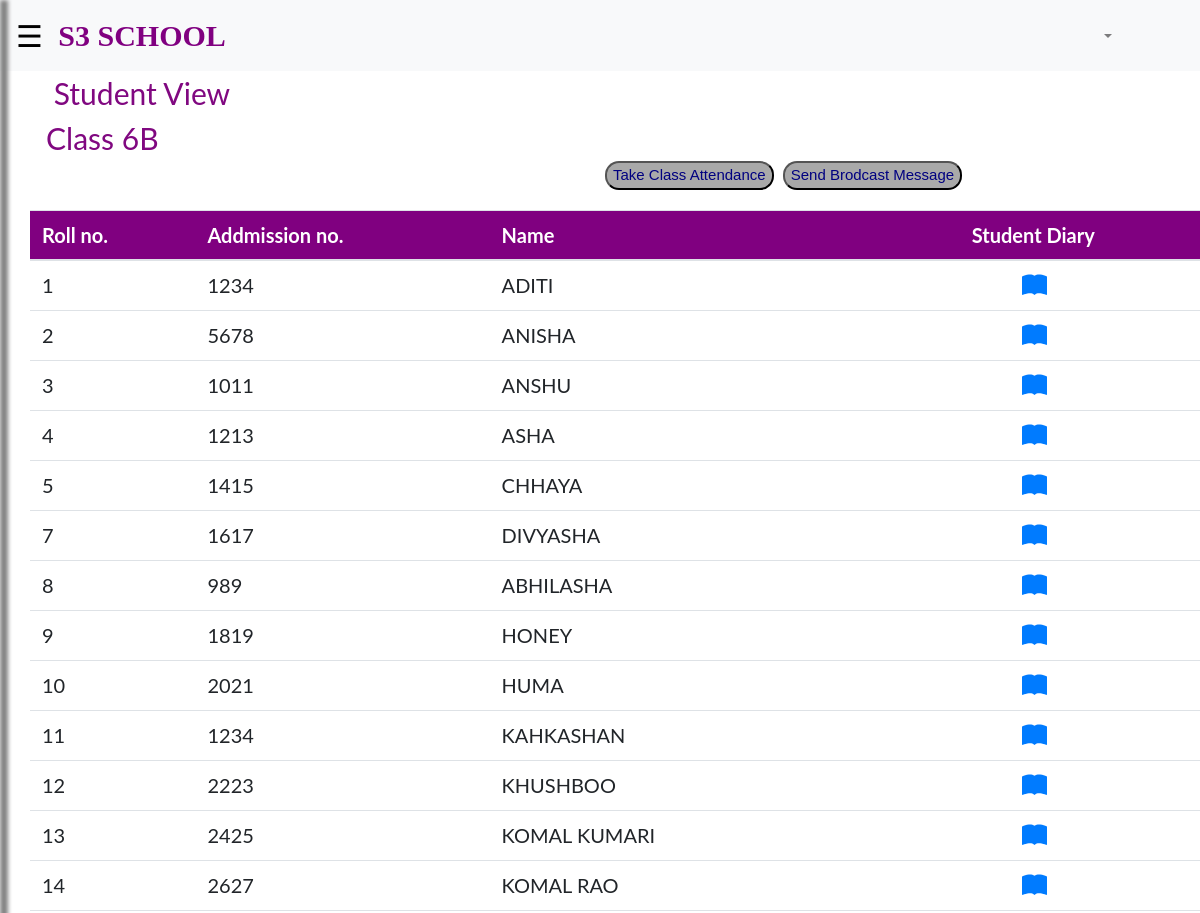
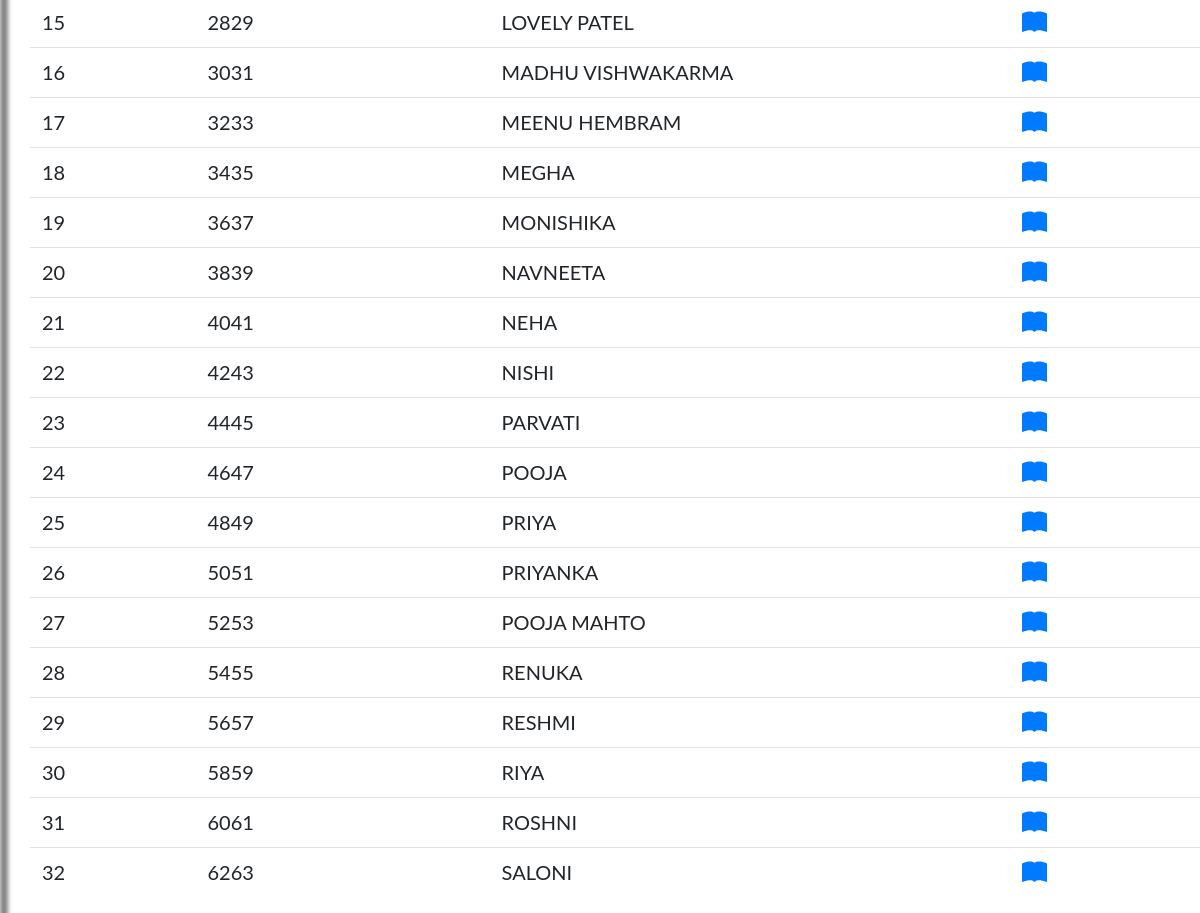
Screenshot of /classattendance.php with the database file from the repository (2 pictures, top to bottom).
### tables this page shows
CREATE TABLE `student` (
  `roll` int(11) NOT NULL,
  `addmission` int(11) NOT NULL,
  `name` text NOT NULL
);

### classattendance.php (the view, shortened to what this page needs)
<html>
    <head>
    <link rel="stylesheet" href="../bootstrap/bootstrap-4.6.0-dist/css/bootstrap.min.css">
   </head>
    <body>
    <nav class="navbar navbar-expand-lg navbar-light bg-light">
      <div><span style="font-size:30px; cursor:pointer;color: black;color: black;"
        onclick="openNav()">&#9776; &nbsp;</span></div>
        <a class="navbar-brand" href="#" style="font-size: 30px;font-family:Franklin;color:purple;"><b>S3 SCHOOL</b></a>
        <div class="collapse navbar-collapse" id="navbarSupportedContent" style="width: 100px;text-align:right;float:left;">
          <ul class="navbar-nav mr-auto">
            <li class="nav-item dropdown">
              <div style="margin-left:850px;"><a class="nav-link dropdown-toggle" href="#" id="navbarDropdown" role="button"
               data-toggle="dropdown" aria-haspopup="true" aria-expanded="false" >
              </a>
                </li></ul></div>
      </nav>
        <div><span  style="font-size:30px; cursor:pointer;color: #800880;"
            onclick="openNav()"> &nbsp; &nbsp; &nbsp; &nbsp;Student View
          <br>
          &nbsp; &nbsp;&nbsp; &nbsp;Class 6B </span>
          </div>
            <div class="buttonclass"><a href="../login/takeclassattendance.php"><button class="button1"> Take Class Attendance</button></a>
                <a href="../login/sendBrodcastmessage.php"><button class="button1">Send Brodcast Message</button></a>
                      </div>
            <form action="phpfile.php" method="POST">
            <table class="table">
                <thead>
                  <tr>
                    <th scope="col">Roll no.</th>
                    <th scope="col">Addmission no.</th>
                    <th scope="col">Name</th>
                    <th scope="col">Student Diary</th>
                  </tr>
                </thead>
               <tbody id="ckeckboxlist">
                <?php
                $conn=mysqli_connect("localhost","root","","project");
			        	$query = "select * from student order by roll";
			        	$result = mysqli_query($conn,$query)or die("select error");
			         	while($row = mysqli_fetch_array($result))
			        	{
			      		echo ' <tr>
							  <td>'.$row["roll"].'</td>
                <td>'.$row["addmission"].'</td>
							  <td>'.$row["name"].'</td>
                <td><div class="icon">
                <a href="../login/sendindividualbrodcast.php"><svg xmlns="http://www.w3.org/2000/svg" width="16" height="16" fill="currentColor" class="bi bi-book-fill" viewBox="0 0 16 16">
                   <path d="M8 1.783C7.015.936 5.587.81 4.287.94c-1.514.153-3.042.672-3.994 1.105A.5.5 0 0 0 0 2.5v11a.5.5 0 0 0 .707.455c.882-.4 2.303-.881 3.68-1.02 1.409-.142 2.59.087 3.223.877a.5.5 0 0 0 .78 0c.633-.79 1.814-1.019 3.222-.877 1.378.139 2.8.62 3.681 1.02A.5.5 0 0 0 16 13.5v-11a.5.5 0 0 0-.293-.455c-.952-.433-2.48-.952-3.994-1.105C10.413.809 8.985.936 8 1.783z"/>
                 </svg></a>
                 <div class="tooltip">Send Diary </div>
                 </div></td>
					    		</tr>';
			         	}
                 echo "</table>";
	        		?>
         </form>
            </body>
    </html>

### classattendance.php (style rules this page uses)
.icon { justify-content: center; flex-direction: column; display: flex; margin-left: 50px; position:relative ; z-index:2; float: left; }
.icon svg { position:relative ; height:25px; width: 25px; display: block; text-align: center; z-index: 2; }
table { margin-top: 20px; margin-left: 30px; font-size: 20px;; }
th { background-color: purple; color: white; }
.buttonclass { margin-left: 600px; }
.button1 { background-color: darkgray; color:navy; border-radius: 14px; font-size: 15px; font-family: Arial; margin-left: 5px; }
body { font-family: "Lato", sans-serif; background-color: white; }

### rows the page displays
student: roll "1", addmission "1234", name "ADITI"
student: roll "2", addmission "5678", name "ANISHA"
student: roll "3", addmission "1011", name "ANSHU"
student: roll "4", addmission "1213", name "ASHA"
student: roll "5", addmission "1415", name "CHHAYA"
student: roll "7", addmission "1617", name "DIVYASHA"
student: roll "8", addmission "989", name "ABHILASHA"
student: roll "9", addmission "1819", name "HONEY"
student: roll "10", addmission "2021", name "HUMA"
student: roll "11", addmission "1234", name "KAHKASHAN"
student: roll "12", addmission "2223", name "KHUSHBOO"
student: roll "13", addmission "2425", name "KOMAL KUMARI"
student: roll "14", addmission "2627", name "KOMAL RAO"
student: roll "15", addmission "2829", name "LOVELY PATEL"
student: roll "16", addmission "3031", name "MADHU VISHWAKARMA"
student: roll "17", addmission "3233", name "MEENU HEMBRAM"
student: roll "18", addmission "3435", name "MEGHA"
student: roll "19", addmission "3637", name "MONISHIKA"
student: roll "20", addmission "3839", name "NAVNEETA"
student: roll "21", addmission "4041", name "NEHA"
student: roll "22", addmission "4243", name "NISHI"
student: roll "23", addmission "4445", name "PARVATI"
student: roll "24", addmission "4647", name "POOJA"
student: roll "25", addmission "4849", name "PRIYA"
student: roll "26", addmission "5051", name "PRIYANKA"
student: roll "27", addmission "5253", name "POOJA MAHTO"
student: roll "28", addmission "5455", name "RENUKA"
student: roll "29", addmission "5657", name "RESHMI"
student: roll "30", addmission "5859", name "RIYA"
student: roll "31", addmission "6061", name "ROSHNI"
student: roll "32", addmission "6263", name "SALONI"
